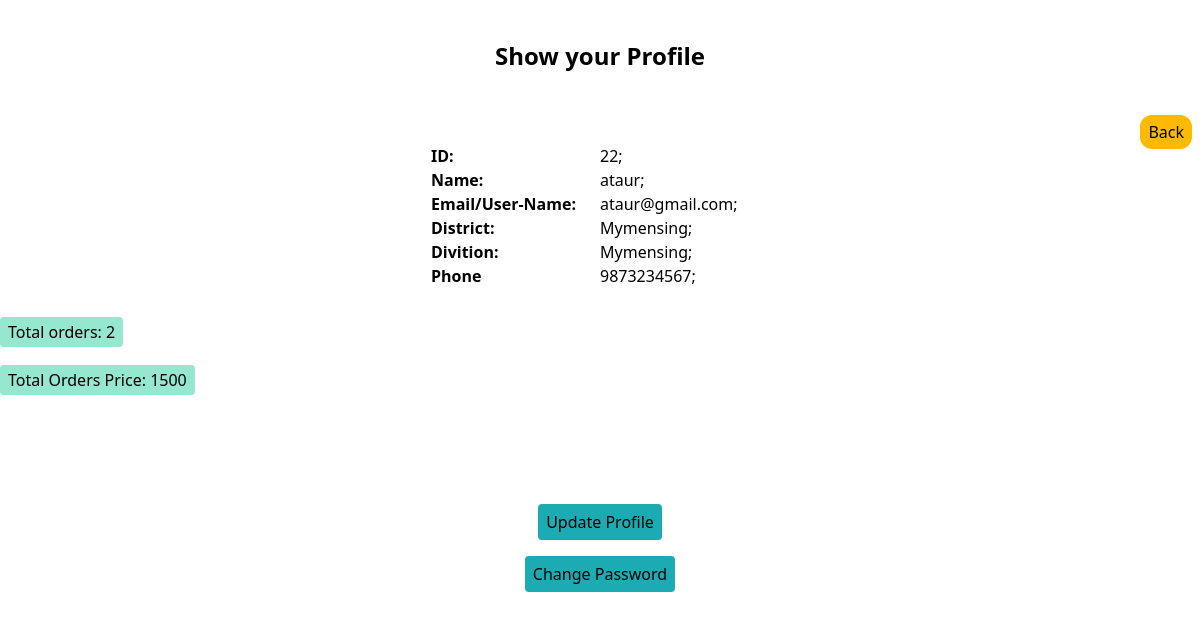
The page /------profile.php (signed in) on the database its author committed.
### tables this page shows
CREATE TABLE `register` (
  `id` int(11) NOT NULL,
  `name` varchar(50) NOT NULL,
  `email` varchar(50) NOT NULL,
  `district` varchar(20) DEFAULT NULL,
  `divition` varchar(20) DEFAULT NULL,
  `phone` varchar(15) DEFAULT NULL,
  `password` varchar(255) NOT NULL
);

### ------profile.php (the view, shortened to what this page needs)
<?php
include("connection.php");
$id=$_SESSION['user_id'];
?>
<!DOCTYPE html>
<html lang="en">
<head>
            <script src="https://cdn.jsdelivr.net/npm/@tailwindcss/browser@4"></script>
</head>
<body>
<h1 class="text-center mt-10 font-extrabold text-2xl">Show your Profile</h1>
<br><br>
<?php
  $filter="select * from register where id='$id'";
  $result=mysqli_query($conn,$filter);
  $row=mysqli_fetch_assoc($result);
  $total_orders="select count(*) as total from orders where id='$id' ";
  $total_orders_result=mysqli_query($conn,$total_orders);
  $total_count=mysqli_fetch_assoc($total_orders_result);
  $total_price="select sum(total_price) as total_orders_price from orders where id='$id'";
  $total_price_result=mysqli_query($conn,$total_price);
  $price=mysqli_fetch_assoc($total_price_result);
  ?>
  <div class="text-end">
<a href="display.php" class=" bg-amber-400 rounded-xl p-1.5 font-lightbold cursor-pointer mt-20 px-2 mr-2 ">Back</a>
</div>
 <div class="flex flex-col justify-center items-center ">
    <div class="grid grid-cols-2 space-x-6">
         <p class="font-bold">ID:</p>  <?php echo $row['id'] ?>;
         <p class="font-bold"> Name:</p> <?php echo $row['name'] ?>;
         <p class="font-bold">Email/User-Name:</p>  <?php echo $row['email']?>;
         <p class="font-bold">District:</p>   <?php echo $row['district']?>;
        <p class="font-bold">Divition:</p>   <?php echo $row['divition']?>;
        <p class="font-bold">Phone </p>  <?php echo $row['phone']?>;
       </div>
 </div>
 <div class="mt-8 ">
   <span class="bg-[#95E7D0] rounded-sm px-2 py-1">Total orders: <?php  echo $total_count['total']  ?> </span>
   <br>
   <br>
   <span class="bg-[#95E7D0] rounded-sm px-2 py-1" >Total Orders Price: <?php   echo $price['total_orders_price'] ?></span>
 </div>
 <div class="text-center mt-28">
 <a href="------updateProfile.php"><button class=" bg-[#1DABB3] rounded-sm px-2 py-1.5 cursor-pointer ">Update Profile</button></a>
 <br>
  <a href="------changePassword.php"><button class="mt-4 bg-[#1DABB3] rounded-sm px-2 py-1.5 cursor-pointer">Change Password</button></a>
</div>
</body>
</html>

### rows shown on the page
register: id "22", name "ataur", email "ataur@gmail.com", district "Mymensing", divition "Mymensing", phone "9873234567"

### other values the page prints
$total_count['total'] "2"
$price['total_orders_price'] "1500"
